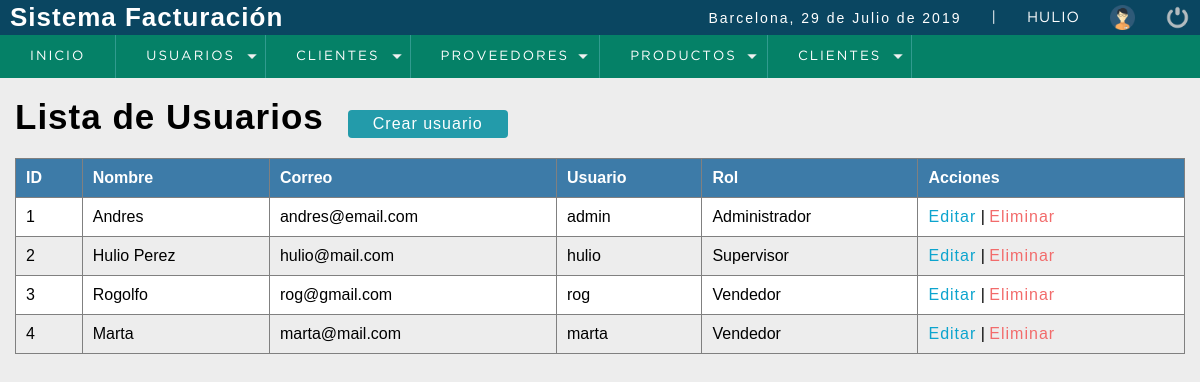
The page /sistema/lista_usuarios.php (signed in) on the database its author committed.
### tables this page shows
CREATE TABLE `usuario` (
  `idusuario` int(11) NOT NULL,
  `nombre` varchar(50) NOT NULL,
  `correo` varchar(100) NOT NULL,
  `usuario` varchar(15) NOT NULL,
  `clave` varchar(100) NOT NULL,
  `rol` int(11) NOT NULL
);

CREATE TABLE `rol` (
  `idrol` int(11) NOT NULL,
  `rol` varchar(20) NOT NULL
);

### sistema/lista_usuarios.php (the view, shortened to what this page needs)
<?php
include '../conexion.php'
?>
<!DOCTYPE html>
<html lang="es">
    <head>
        <?php include 'includes/scripts.php'; ?>
    </head>
    <body>
        <?php include 'includes/header.php'; ?>
        <section id="container">
            <h1>Lista de Usuarios</h1>
            <a href="registro_usuario.php" class="btn-new">Crear usuario</a>
            <table border="1">
                <thead>
                    <tr>
                        <th>ID</th>
                        <th>Nombre</th>
                        <th>Correo</th>
                        <th>Usuario</th>
                        <th>Rol</th>
                        <th>Acciones</th>
                    </tr>
                </thead>
                <tbody>
                    <?php
                    $query = mysqli_query($conn, "SELECT u.`idusuario`, u.`nombre`, u.`correo`, u.`usuario`, r.`rol`
                    FROM `usuario` u
                    INNER JOIN `rol` r
                    ON u.`rol` = r.idrol
                    ");
                    $result = mysqli_num_rows($query);
                    if ($result > 0) {
                        while ($data = mysqli_fetch_array($query)) {
                            ?>
                            <tr>
                                <td><?php echo $data['idusuario']; ?></td>
                                <td><?php echo $data['nombre']; ?></td>
                                <td><?php echo $data['correo']; ?></td>
                                <td><?php echo $data['usuario']; ?></td>
                                <td><?php echo $data['rol']; ?></td>
                                <td>
                                    <a href="#" class="link_edit">Editar</a>
                                    |
                                    <a href="#" class="link_delete">Eliminar</a>
                                </td>
                            </tr>
                        <?php
                        }
                    }
                    ?>
                </tbody>
            </table>
        </section>
    </body>
</html>

### sistema/css/style.css (style rules this page uses)
* { margin: 0; padding: 0; box-sizing: border-box; }
body { background: #ededed; }
h1,h2,h3,h4,h5,h6 { font-family: 'arial'; font-weight: bold; letter-spacing: 1px; }
h1 { font-size: 26px; }
a { text-decoration: none; font-family: arial; letter-spacing: 1px; }
#container { padding: 90px 15px 15px; }
#container h1 { font-size: 35px; display: inline-block; }
.btn-new { display: inline-block; background: #239baa; color: #FFF; padding: 5px 25px; border-radius: 4px; margin: 20px; }
table { border-collapse: collapse; font-size: 12pt; font-family: 'arial'; width: 100%; }
table th { text-align: left; padding: 10px; background: #3d7ba8; color: #FFF; }
table tr:nth-child(odd) { background: #FFF; }
table td { padding: 10px; }
.link_edit { color: #0ca4ce; }
.link_delete { color: #f26b6b; }

### rows shown on the page
usuario: idusuario "1", nombre "Andres", correo "andres@email.com", usuario "admin", rol.rol "Administrador"
usuario: idusuario "2", nombre "Hulio Perez", correo "hulio@mail.com", usuario "hulio", rol.rol "Supervisor"
usuario: idusuario "3", nombre "Rogolfo", correo "rog@gmail.com", usuario "rog", rol.rol "Vendedor"
usuario: idusuario "4", nombre "Marta", correo "marta@mail.com", usuario "marta", rol.rol "Vendedor"

### other values the page prints
fecha() "29 de Julio de 2019"
$_SESSION['user'] "HULIO"
